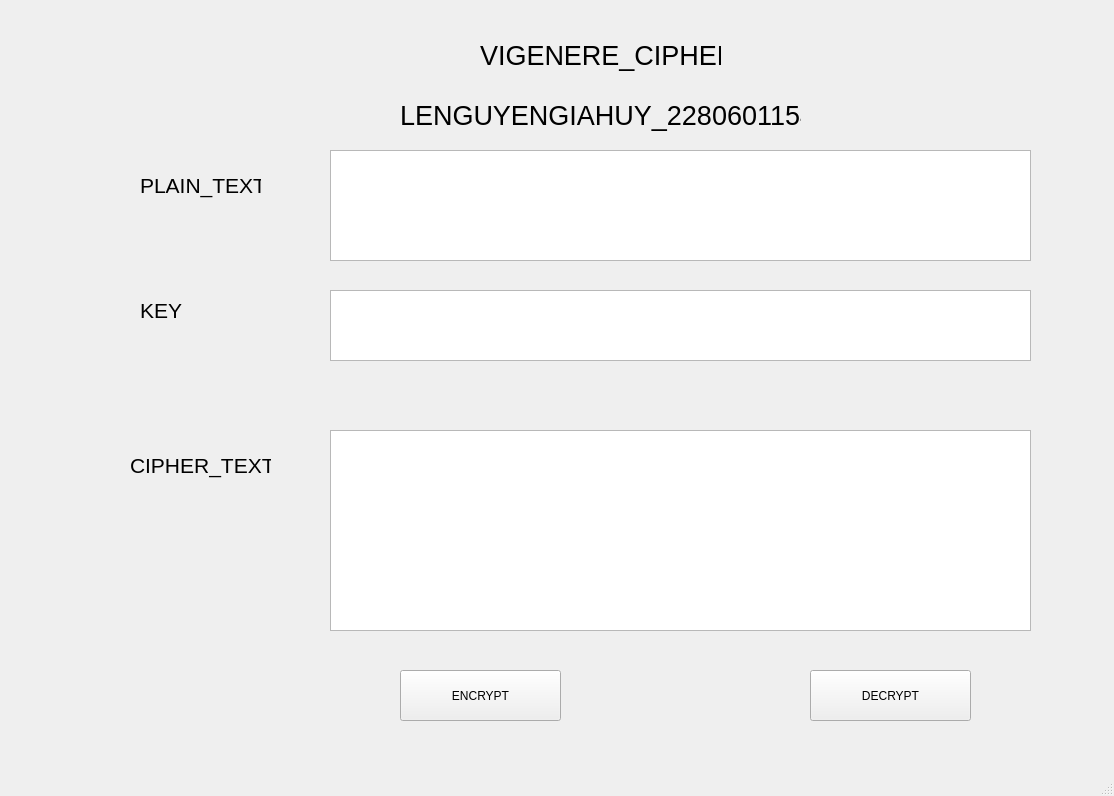
<?xml version="1.0" encoding="UTF-8"?>
<ui version="4.0">
 <class>MainWindow</class>
 <widget class="QMainWindow" name="MainWindow">
  <property name="geometry">
   <rect>
    <x>0</x>
    <y>0</y>
    <width>1114</width>
    <height>796</height>
   </rect>
  </property>
  <property name="windowTitle">
   <string>MainWindow</string>
  </property>
  <widget class="QWidget" name="centralwidget">
   <widget class="QLabel" name="label_2">
    <property name="geometry">
     <rect>
      <x>400</x>
      <y>80</y>
      <width>401</width>
      <height>71</height>
     </rect>
    </property>
    <property name="font">
     <font>
      <pointsize>20</pointsize>
     </font>
    </property>
    <property name="text">
     <string>LENGUYENGIAHUY_2280601154</string>
    </property>
   </widget>
   <widget class="QLabel" name="label">
    <property name="geometry">
     <rect>
      <x>480</x>
      <y>20</y>
      <width>241</width>
      <height>71</height>
     </rect>
    </property>
    <property name="font">
     <font>
      <pointsize>20</pointsize>
     </font>
    </property>
    <property name="text">
     <string>VIGENERE_CIPHER</string>
    </property>
   </widget>
   <widget class="QPushButton" name="pushButton_2">
    <property name="geometry">
     <rect>
      <x>810</x>
      <y>670</y>
      <width>161</width>
      <height>51</height>
     </rect>
    </property>
    <property name="text">
     <string>DECRYPT</string>
    </property>
   </widget>
   <widget class="QLabel" name="label_5">
    <property name="geometry">
     <rect>
      <x>130</x>
      <y>440</y>
      <width>141</width>
      <height>51</height>
     </rect>
    </property>
    <property name="font">
     <font>
      <pointsize>16</pointsize>
     </font>
    </property>
    <property name="text">
     <string>CIPHER_TEXT</string>
    </property>
   </widget>
   <widget class="QLabel" name="label_3">
    <property name="geometry">
     <rect>
      <x>140</x>
      <y>160</y>
      <width>121</width>
      <height>51</height>
     </rect>
    </property>
    <property name="font">
     <font>
      <pointsize>16</pointsize>
     </font>
    </property>
    <property name="text">
     <string>PLAIN_TEXT</string>
    </property>
   </widget>
   <widget class="QPlainTextEdit" name="plainTextEdit">
    <property name="geometry">
     <rect>
      <x>330</x>
      <y>150</y>
      <width>701</width>
      <height>111</height>
     </rect>
    </property>
   </widget>
   <widget class="QTextEdit" name="textEdit_2">
    <property name="geometry">
     <rect>
      <x>330</x>
      <y>430</y>
      <width>701</width>
      <height>201</height>
     </rect>
    </property>
   </widget>
   <widget class="QPushButton" name="pushButton">
    <property name="geometry">
     <rect>
      <x>400</x>
      <y>670</y>
      <width>161</width>
      <height>51</height>
     </rect>
    </property>
    <property name="text">
     <string>ENCRYPT</string>
    </property>
   </widget>
   <widget class="QLabel" name="label_4">
    <property name="geometry">
     <rect>
      <x>140</x>
      <y>300</y>
      <width>51</width>
      <height>21</height>
     </rect>
    </property>
    <property name="font">
     <font>
      <pointsize>16</pointsize>
     </font>
    </property>
    <property name="text">
     <string>KEY</string>
    </property>
   </widget>
   <widget class="QTextEdit" name="textEdit">
    <property name="geometry">
     <rect>
      <x>330</x>
      <y>290</y>
      <width>701</width>
      <height>71</height>
     </rect>
    </property>
   </widget>
  </widget>
  <widget class="QMenuBar" name="menubar">
   <property name="geometry">
    <rect>
     <x>0</x>
     <y>0</y>
     <width>1114</width>
     <height>21</height>
    </rect>
   </property>
  </widget>
  <widget class="QStatusBar" name="statusbar"/>
 </widget>
 <resources/>
 <connections/>
</ui>
